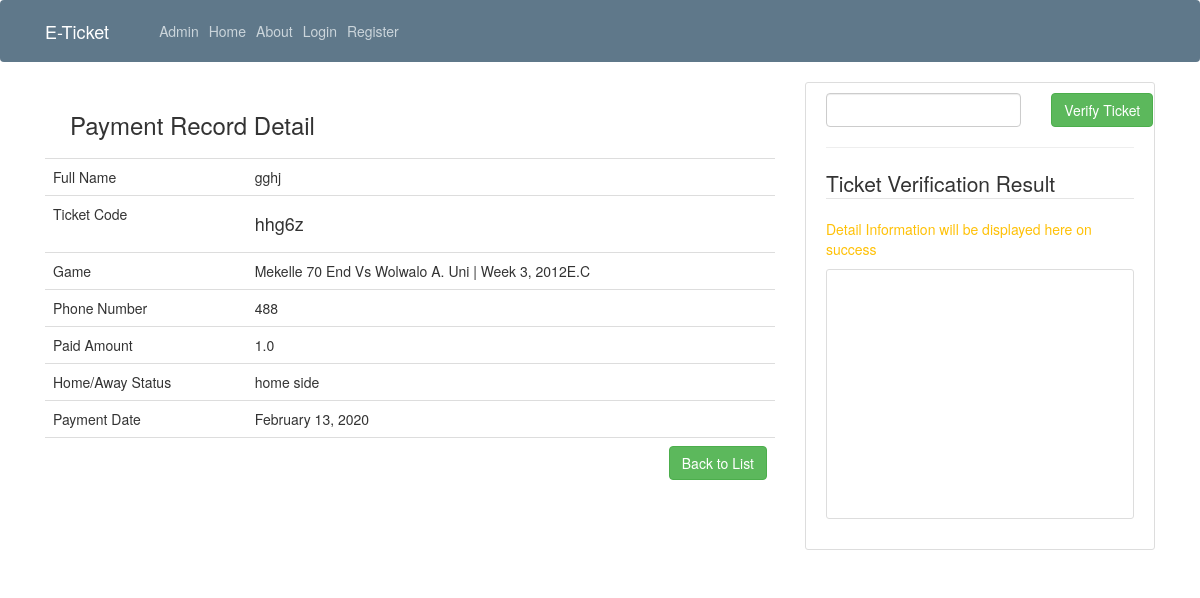
/detail/143, run on the app's committed database.
### payment_records/models.py (models this page shows, shortened)
class PaymentRecord(models.Model):
	game=models.ForeignKey(Game, on_delete=models.CASCADE)
	ticketCode=models.CharField(default=None, blank=True, null=True, max_length=255)
	fullName=models.CharField(max_length=255)
	recipientAccountNumber=models.CharField(max_length=255)
	phoneNumber=models.CharField(max_length=255, null=True)
	paidAmount=models.FloatField()
	homeOrAwayStatus=models.ForeignKey(HomeOrAwayStatus, on_delete=models.CASCADE)
	date=models.DateTimeField(default=timezone.now)

### games/models.py (models this page shows, shortened)
class Game(models.Model):
	stadium=models.ForeignKey(Stadium, on_delete=models.CASCADE)
	competetionType=models.ForeignKey(CompetetionType, on_delete=models.CASCADE)
	round=models.ForeignKey(Round, on_delete=models.CASCADE)
	homeSide=models.ForeignKey(Club, on_delete=models.CASCADE, related_name='home_side_club')
	awaySide=models.ForeignKey(Club, on_delete=models.CASCADE, related_name='away_side_club')
	game_dateTime=models.DateTimeField(default=timezone.now)
	created_by=models.ForeignKey(User, on_delete=models.CASCADE, related_name='game_created_by_user')
	updated_by=models.ForeignKey(User, on_delete=models.CASCADE, editable=False, default=None, blank=True, null=True, related_name='game_updated_by_user')
	created_at=models.DateTimeField(default=timezone.now, editable=False)
	updated_at=models.DateTimeField(default=None, blank=True, null=True, editable=False)
	def __str__(self):
		return f'{self.homeSide.name} Vs {self.awaySide.name} | {self.round.name}'

### club/models.py (models this page shows, shortened)
class Club(models.Model):
	name=models.CharField(unique=True, max_length=255)
	accountNumber=models.CharField(max_length=255)
	description=models.TextField(default=None, blank=True, null=True)
	date=models.DateTimeField(default=timezone.now)

### round/models.py (models this page shows, shortened)
class Round(models.Model):
	name=models.CharField(unique=True, max_length=255)
	description=models.TextField(default=None, blank=True, null=True)
	CompetetionType=models.ForeignKey(CompetetionType, on_delete=models.CASCADE, null=True)
	date=models.DateTimeField(default=timezone.now)

### home_or_away_status/models.py (models this page shows)
class HomeOrAwayStatus(models.Model):
	name=models.CharField(unique=True, max_length=255)
	description=models.TextField(default=None, blank=True, null=True)
	date=models.DateTimeField(default=timezone.now)
	def __str__(self):
		return self.name

### payment_records/views.py (the view)
# urls.py: path('detail/<int:pk>', PaymentDetailView.as_view(), name='payment-records-detail'),
class PaymentDetailView(DetailView):
	model=PaymentRecord

### payment_records/templates/payment_records/paymentrecord_detail.html
{% extends 'payment_records/base.html' %}
{% block content %}
<div class="col-md-12" style="margin: 10px">
	<h3>Payment Record Detail</h3>
</div>
<table class="table">
		<tr>
			<td>Full Name</td>
			<td>{{object.fullName}}</td>
		</tr>
		<tr>
			<td>Ticket Code</td>
			<td><h4> {{object.ticketCode}} </h4></td>
		</tr>
		<tr>
			<td>Game</td>
			<td>{{object.game}}</td>
		</tr>
		<tr>
			<td>Phone Number</td>
			<td>{{object.phoneNumber}}</td>
		</tr>
		<tr>
			<td>Paid Amount</td>
			<td>{{object.paidAmount}}</td>
		</tr>
		<tr>
			 <td>Home/Away Status</td>
			 <td>{{object.homeOrAwayStatus}}</td>
		</tr>
		<tr>
			<td>Payment Date</td>
			<td>{{object.date|date:'F d, Y'}}</td>
		</tr>
		<tr>
			<td></td>
			<td><a href="{% url 'list-payment-records' %}" class="btn btn-success pull-right">Back to List</a></td>
		</tr>
	</table>
{% endblock content %}

### blog/static/blog/main.css (style rules this page uses)
body { background: #fafafa; color: #333333; margin-top: 5rem; }
h1, h2, h3, h4, h5, h6 { color: #444444; }

### data on the page
PaymentRecord: fullName "gghj", ticketCode "hhg6z", game "Mekelle 70 End Vs Wolwalo A. Uni | Week 3, 2012E.C", phoneNumber "488", paidAmount "1.0", homeOrAwayStatus "home side", date "February 13, 2020"
